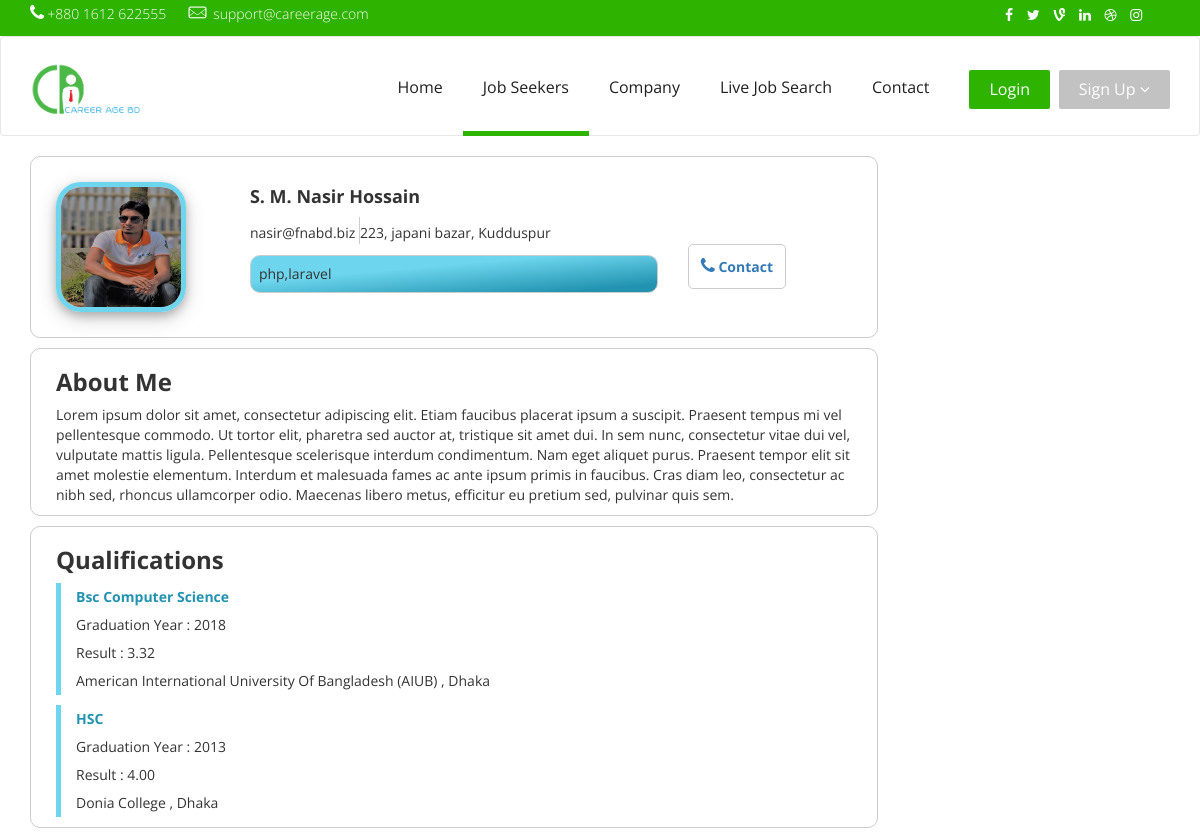
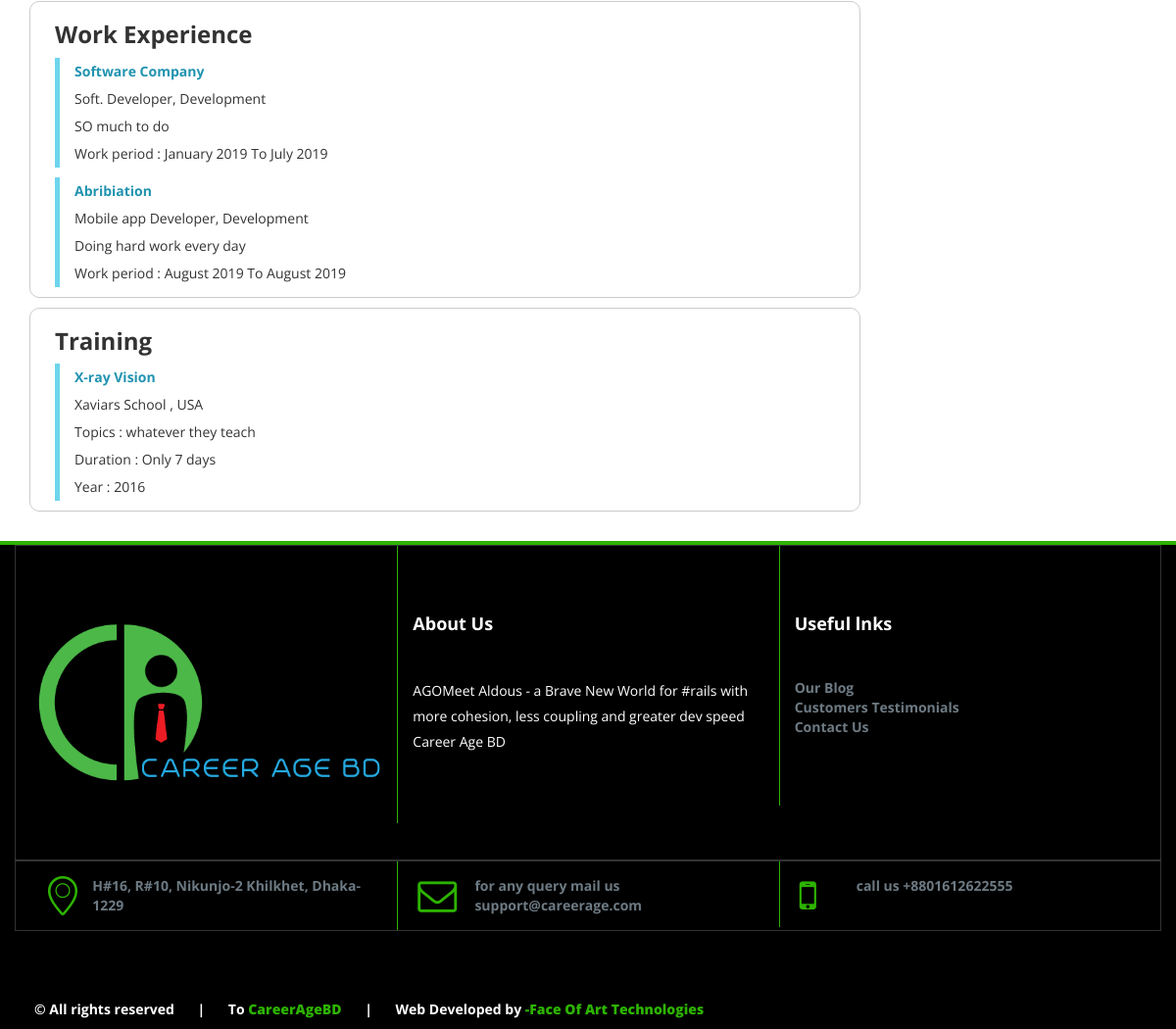
The page /Welcome/jobseeker_details/1 on the database its author committed (2 pictures, top to bottom).
### tables this page shows
CREATE TABLE IF NOT EXISTS `user` (
  `id` int(25) NOT NULL,
  `f_name` varchar(255) NOT NULL,
  `l_name` varchar(255) NOT NULL,
  `email` varchar(255) NOT NULL,
  `mobile` int(25) NOT NULL,
  `father` varchar(255) NOT NULL,
  `mother` varchar(300) NOT NULL,
  `date_of_birth` varchar(255) NOT NULL,
  `gender` varchar(255) NOT NULL,
  `pre_address` varchar(255) NOT NULL,
  `per_address` varchar(255) NOT NULL,
  `objective` text NOT NULL,
  `skill` varchar(255) NOT NULL,
  `interest` varchar(255) NOT NULL,
  `photo` varchar(255) NOT NULL,
  `cv` varchar(255) NOT NULL,
  `level` varchar(11) NOT NULL,
  `password` varchar(200) NOT NULL,
  `code` varchar(255) NOT NULL,
  `active` varchar(255) NOT NULL
);

CREATE TABLE IF NOT EXISTS `user_edu` (
  `id` int(11) NOT NULL,
  `user_id` int(11) NOT NULL,
  `degree` varchar(255) NOT NULL,
  `year` varchar(255) NOT NULL,
  `board` varchar(255) NOT NULL,
  `institute` varchar(255) NOT NULL,
  `result` varchar(255) NOT NULL
);

CREATE TABLE IF NOT EXISTS `user_emphistory` (
  `id` int(20) NOT NULL,
  `user_id` varchar(255) NOT NULL,
  `company` varchar(255) NOT NULL,
  `designation` varchar(255) NOT NULL,
  `department` varchar(255) NOT NULL,
  `responsibilites` varchar(255) NOT NULL,
  `d_from` varchar(255) NOT NULL,
  `d_to` varchar(255) NOT NULL
);

CREATE TABLE IF NOT EXISTS `user_training` (
  `id` int(20) NOT NULL,
  `user_id` varchar(255) NOT NULL,
  `title` varchar(255) NOT NULL,
  `institution` varchar(255) NOT NULL,
  `location` varchar(255) NOT NULL,
  `topics` varchar(255) NOT NULL,
  `duration` varchar(255) NOT NULL,
  `year` varchar(255) NOT NULL
);

### application/controllers/Welcome.php (called while the page is built, shortened)
<?php
class Welcome extends CI_Controller {
  	public function __construct()
    {
		$this->load->model('Model_saveuser');
		$this->load->model('Model_employee');
		$this->load->model('Model_welcome');
		$this->load->library('pagination');
	}
    public function jobseeker_details($id)
	{
        $data['details']= $this->db->query("SELECT id,f_name,l_name,email,pre_address,objective,skill,photo FROM user WHERE id=$id")->row();
        $data['edu'] = $this->db->query("SELECT * FROM user_edu WHERE user_id=$id")->result();
        $data['work'] = $this->db->query("SELECT * FROM user_emphistory WHERE user_id=$id")->result();
        $data['training'] = $this->db->query("SELECT * FROM user_training WHERE user_id=$id")->result();
        $this->load->view('jobseeker_details',$data);
    }
}

### index.php (called while the page is built, shortened)
<?php
require_once BASEPATH.'core/CodeIgniter.php';

### application/views/jobseeker_details.php (the view, shortened to what this page needs)
<!DOCTYPE html>
 <html class="no-js">
<head>
    <?php include ('head.php'); ?>
  <link rel="stylesheet" href="https://cdn.jsdelivr.net/gh/lykmapipo/themify-icons@0.1.2/css/themify-icons.css">
</head>
<body>
<?php $page= 'job_sk'; include ('header.php'); ?>
<br>
<div class="container">
  <div class="row">
    <div  class="col-sm-9">
      <div class="main-div" style="border:1px solid #ccc; border-radius: 10px; margin-bottom:10px">
        <div class="row">
          <div class="col-sm-4 ">
          <img style="border:5px solid #6dd5ed; border-radius:25px;margin-left: 25px; margin-bottom: 25px;margin-top: 25px;box-shadow: 0 4px 8px 0 rgba(0, 0, 0, 0.2), 0 6px 20px 0 rgba(0, 0, 0, 0.19);" height="130" width="130" src="<?= base_url();?>asset/img/<?php echo $details->photo?>">
        </div>
        <div style="margin-bottom: 20px;margin-top: 20px;" class="col-sm-6 col-sm-pull-1">
          <h4>
              <b><?php echo $details->f_name.' '.$details->l_name?></b>
          </h4>
          <i style="font-size: 20px;color:#6dd5ed" class="ti-email" aria-hidden="true"></i> <?php echo $details->email?>
          <i style="font-size: 20px; border-left: 1px solid #ccc;color:#6dd5ed" class="ti-location-pin" aria-hidden="true"></i><?php echo $details->pre_address?><br>
          <div style="border-radius:10px;margin-top: 10px; padding:8px; border: 1px solid #ccc;background:linear-gradient(to top left, #2193b0 11%, #6dd5ed 63%);"><?php echo $details->skill?></div>
        </div>
        <div style="margin-bottom: 20px;" class="col-sm-2 col-sm-pull-1">
          <?php $emp_id=$this->session->userdata("emp_id");?>
          <?php if($this->session->userdata("emp_id")) {?>
          <?php $data['contact']=$this->db->query("SELECT user_id,emp_id FROM notification WHERE user_id=$details->id AND emp_id=$emp_id")->row();
            if(!isset($data['contact'])):?>
            <div class="info" style="margin-top: 45px;"><a id="hide<?php echo $details->id?>" onclick="contact(<?php echo $details->id?>,<?php echo $emp_id;?>)"style="text-decoration:none; border:1px solid #ccc;padding: 12px;border-radius: 5px"><b><i class="fa fa-phone" style="font-size: 18px"></i> Contact</b></a></div>
            <?php endif;?>
            <?php } else {?>
            <div class="info" style="margin-top: 100px;"><a onclick="warning()" style="text-decoration:none;border:1px solid #ccc;padding: 12px;border-radius: 5px"><b><i class="fa fa-phone" style="font-size: 18px"></i> Contact</b></a>
            </div>
            <?php }?>
        </div>
        </div>
      </div>
      <div class="main-div" style="border:1px solid #ccc; border-radius: 10px; margin-bottom:10px">
        <div class="row">
          <div class="col-sm-12">
            <h3 style="margin-left: 25px;"><b>About Me</b></h3>
            <p style="margin-left: 25px;"><?php echo $details->objective;?></p>
          </div>
        </div>
      </div>
      <div class="main-div" style="border:1px solid #ccc; border-radius: 10px; margin-bottom:10px">
        <div class="row">
          <div class="col-sm-12">
            <h3 style="margin-left: 25px;"><b>Qualifications</b></h3>
            <?php foreach($edu as $row):?>
            <div style="margin-left: 25px;border-left: 5px solid #6dd5ed; margin-bottom: 10px;">
              <div style="margin-left: 15px;line-height:2;">
                <b style="color: #2193b0"><?php echo $row->degree;?></b><br>
                Graduation Year : <?php echo $row->year;?><br>
                Result : <?php echo $row->result;?><br>
                <?php echo $row->institute;?> , <?php echo $row->board;?>
              </div>
            </div>
          <?php endforeach;?>
          </div>
        </div>
      </div>
      <div class="main-div" style="border:1px solid #ccc; border-radius: 10px; margin-bottom:10px">
        <div class="row">
          <div class="col-sm-12">
            <h3 style="margin-left: 25px;"><b>Work Experience</b></h3>
            <?php foreach($work as $row):?>
            <div style="margin-left: 25px;border-left: 5px solid #6dd5ed; margin-bottom: 10px;">
              <div style="margin-left: 15px;line-height:2;">
                <b style="color: #2193b0"><?php echo $row->company;?></b><br>
                <?php echo $row->designation;?>, <?php echo $row->department;?>  <br>
                <?php echo $row->responsibilites;?><br>
                <?php $timestamp = strtotime($row->d_from);
                $timestamp1 = strtotime($row->d_to);
                $date = date('F  Y', $timestamp);
                $date1 = date('F  Y', $timestamp1);?>
                Work period : <?php echo $date;?> To <?php echo $date1;?>
              </div>
            </div>
          <?php endforeach;?>
          </div>
        </div>
      </div>
      <div class="main-div" style="border:1px solid #ccc; border-radius: 10px; margin-bottom:10px">
        <div class="row">
          <div class="col-sm-12">
            <h3 style="margin-left: 25px;"><b>Training</b></h3>
            <?php if(isset($training) && !empty($training)):
            foreach($training as $row):?>
            <div style="margin-left: 25px;border-left: 5px solid #6dd5ed; margin-bottom: 10px;">
              <div style="margin-left: 15px;line-height:2;">
                <b style="color: #2193b0"><?php echo $row->title;?></b><br>
                <?php echo $row->institution;?> , <?php echo $row->location;?><br>
                Topics : <?php echo $row->topics;?><br>
                Duration : <?php echo $row->duration;?><br>
                Year : <?php echo $row->year;?>
              </div>
            </div>
            <?php endforeach;
                  endif;?>
          </div>
        </div>
      </div>
    </div>
</div>
  <br>
</div>
<?php include ('footer.php'); ?>
</body>
</html>

### rows shown on the page
user: photo (picture), f_name "S. M. Nasir", l_name "Hossain", email "nasir@fnabd.biz", pre_address "223, japani bazar, Kudduspur", skill "php,laravel", objective "Lorem ipsum dolor sit amet, consectetur adipiscing elit. Etiam faucibus placerat ipsum a suscipit. Praesent tempus mi vel pellentesque commodo. Ut tortor elit, pharetra sed auctor at, tristique sit amet dui. In sem nunc, consectetur vitae dui vel, vulputate mattis ligula. Pellentesque scelerisque interdum condimentum. Nam eget aliquet purus. Praesent tempor elit sit amet molestie elementum. Interdum et malesuada fames ac ante ipsum primis in faucibus. Cras diam leo, consectetur ac nibh sed, rhoncus ullamcorper odio. Maecenas libero metus, efficitur eu pretium sed, pulvinar quis sem."
user_edu: degree "Bsc Computer Science", year "2018", result "3.32", institute "American International University Of Bangladesh (AIUB)", board "Dhaka"
user_edu: degree "HSC", year "2013", result "4.00", institute "Donia College", board "Dhaka"
user_emphistory: company "Software Company", designation "Soft. Developer", department "Development", responsibilites "SO much to do", d_from "January 2019", d_to "July 2019"
user_emphistory: company "Abribiation", designation "Mobile app Developer", department "Development", responsibilites "Doing hard work every day", d_from "August 2019", d_to "August 2019"
user_training: title "X-ray Vision", institution "Xaviars School", location "USA", topics "whatever they teach", duration "Only 7 days", year "2016"
